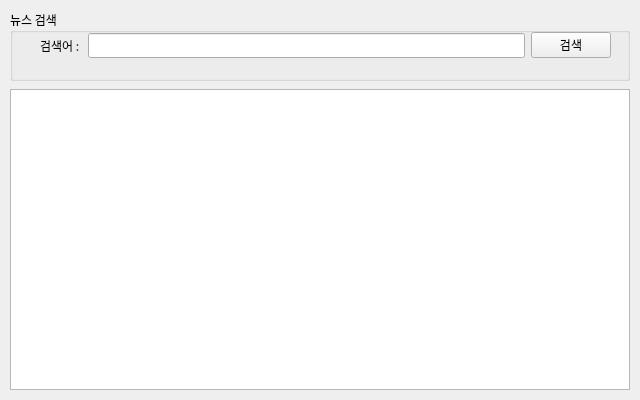
<?xml version="1.0" encoding="UTF-8"?>
<ui version="4.0">
 <class>FrmMain</class>
 <widget class="QWidget" name="FrmMain">
  <property name="geometry">
   <rect>
    <x>0</x>
    <y>0</y>
    <width>640</width>
    <height>400</height>
   </rect>
  </property>
  <property name="sizePolicy">
   <sizepolicy hsizetype="Fixed" vsizetype="Fixed">
    <horstretch>0</horstretch>
    <verstretch>0</verstretch>
   </sizepolicy>
  </property>
  <property name="minimumSize">
   <size>
    <width>640</width>
    <height>400</height>
   </size>
  </property>
  <property name="maximumSize">
   <size>
    <width>640</width>
    <height>400</height>
   </size>
  </property>
  <property name="font">
   <font>
    <family>나눔고딕</family>
   </font>
  </property>
  <property name="windowTitle">
   <string>네이버API 뉴스검색앱</string>
  </property>
  <widget class="QWidget" name="verticalLayoutWidget">
   <property name="geometry">
    <rect>
     <x>10</x>
     <y>10</y>
     <width>620</width>
     <height>71</height>
    </rect>
   </property>
   <layout class="QVBoxLayout" name="searchLayout">
    <item>
     <widget class="QGroupBox" name="groupBox">
      <property name="title">
       <string>뉴스 검색</string>
      </property>
      <widget class="QWidget" name="layoutWidget">
       <property name="geometry">
        <rect>
         <x>30</x>
         <y>20</y>
         <width>571</width>
         <height>31</height>
        </rect>
       </property>
       <layout class="QHBoxLayout" name="horizontalLayout">
        <item>
         <widget class="QLabel" name="label">
          <property name="text">
           <string>검색어 : </string>
          </property>
         </widget>
        </item>
        <item>
         <widget class="QLineEdit" name="txtSearch"/>
        </item>
        <item>
         <widget class="QPushButton" name="btnSearch">
          <property name="text">
           <string>검색</string>
          </property>
         </widget>
        </item>
       </layout>
      </widget>
     </widget>
    </item>
   </layout>
  </widget>
  <widget class="QWidget" name="verticalLayoutWidget_2">
   <property name="geometry">
    <rect>
     <x>10</x>
     <y>89</y>
     <width>620</width>
     <height>301</height>
    </rect>
   </property>
   <layout class="QVBoxLayout" name="resultLayout">
    <item>
     <widget class="QListView" name="lsvResult"/>
    </item>
   </layout>
  </widget>
 </widget>
 <resources/>
 <connections/>
</ui>
